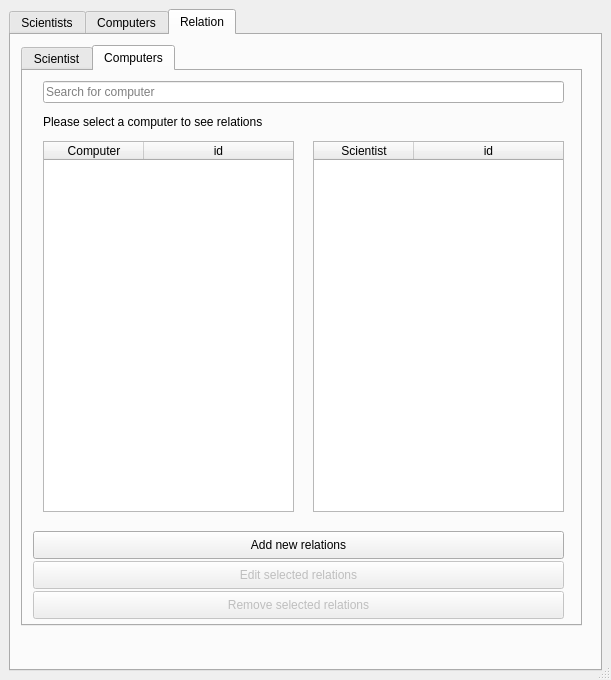
<?xml version="1.0" encoding="UTF-8"?>
<ui version="4.0">
 <class>MainMenu</class>
 <widget class="QMainWindow" name="MainMenu">
  <property name="geometry">
   <rect>
    <x>0</x>
    <y>0</y>
    <width>611</width>
    <height>680</height>
   </rect>
  </property>
  <property name="minimumSize">
   <size>
    <width>611</width>
    <height>680</height>
   </size>
  </property>
  <property name="maximumSize">
   <size>
    <width>611</width>
    <height>680</height>
   </size>
  </property>
  <property name="windowTitle">
   <string>Main menu</string>
  </property>
  <property name="toolTipDuration">
   <number>0</number>
  </property>
  <widget class="QWidget" name="centralwidget">
   <property name="minimumSize">
    <size>
     <width>611</width>
     <height>680</height>
    </size>
   </property>
   <property name="maximumSize">
    <size>
     <width>611</width>
     <height>680</height>
    </size>
   </property>
   <layout class="QVBoxLayout" name="verticalLayout_3">
    <item>
     <widget class="QTabWidget" name="Mainmenu_tabs">
      <property name="enabled">
       <bool>true</bool>
      </property>
      <property name="minimumSize">
       <size>
        <width>530</width>
        <height>633</height>
       </size>
      </property>
      <property name="focusPolicy">
       <enum>Qt::WheelFocus</enum>
      </property>
      <property name="toolTip">
       <string>&lt;html&gt;&lt;head/&gt;&lt;body&gt;&lt;p&gt;&lt;br/&gt;&lt;/p&gt;&lt;/body&gt;&lt;/html&gt;</string>
      </property>
      <property name="toolTipDuration">
       <number>0</number>
      </property>
      <property name="currentIndex">
       <number>2</number>
      </property>
      <property name="usesScrollButtons">
       <bool>true</bool>
      </property>
      <widget class="QWidget" name="Tab_Scientists">
       <property name="layoutDirection">
        <enum>Qt::LeftToRight</enum>
       </property>
       <attribute name="title">
        <string>Scientists</string>
       </attribute>
       <layout class="QVBoxLayout" name="verticalLayout">
        <item>
         <widget class="QLineEdit" name="Input_Search_Person">
          <property name="toolTipDuration">
           <number>0</number>
          </property>
          <property name="text">
           <string/>
          </property>
          <property name="placeholderText">
           <string>Search</string>
          </property>
         </widget>
        </item>
        <item>
         <spacer name="horizontalSpacer_2">
          <property name="orientation">
           <enum>Qt::Horizontal</enum>
          </property>
          <property name="sizeHint" stdset="0">
           <size>
            <width>40</width>
            <height>20</height>
           </size>
          </property>
         </spacer>
        </item>
        <item>
         <widget class="QTableWidget" name="table_Scientists">
          <property name="minimumSize">
           <size>
            <width>561</width>
            <height>0</height>
           </size>
          </property>
          <property name="contextMenuPolicy">
           <enum>Qt::PreventContextMenu</enum>
          </property>
          <property name="toolTipDuration">
           <number>0</number>
          </property>
          <property name="autoFillBackground">
           <bool>false</bool>
          </property>
          <property name="editTriggers">
           <set>QAbstractItemView::NoEditTriggers</set>
          </property>
          <property name="alternatingRowColors">
           <bool>true</bool>
          </property>
          <property name="selectionMode">
           <enum>QAbstractItemView::SingleSelection</enum>
          </property>
          <property name="selectionBehavior">
           <enum>QAbstractItemView::SelectRows</enum>
          </property>
          <property name="showGrid">
           <bool>false</bool>
          </property>
          <property name="sortingEnabled">
           <bool>true</bool>
          </property>
          <property name="cornerButtonEnabled">
           <bool>true</bool>
          </property>
          <property name="columnCount">
           <number>5</number>
          </property>
          <attribute name="horizontalHeaderVisible">
           <bool>false</bool>
          </attribute>
          <attribute name="horizontalHeaderHighlightSections">
           <bool>true</bool>
          </attribute>
          <attribute name="horizontalHeaderStretchLastSection">
           <bool>true</bool>
          </attribute>
          <attribute name="verticalHeaderVisible">
           <bool>false</bool>
          </attribute>
          <attribute name="verticalHeaderDefaultSectionSize">
           <number>30</number>
          </attribute>
          <attribute name="verticalHeaderHighlightSections">
           <bool>true</bool>
          </attribute>
          <column>
           <property name="text">
            <string notr="true">Name</string>
           </property>
           <property name="toolTip">
            <string notr="true"/>
           </property>
           <property name="whatsThis">
            <string notr="true"/>
           </property>
           <property name="font">
            <font>
             <weight>50</weight>
             <bold>false</bold>
            </font>
           </property>
          </column>
          <column>
           <property name="text">
            <string>Gender</string>
           </property>
          </column>
          <column>
           <property name="text">
            <string>Year of Birth</string>
           </property>
          </column>
          <column>
           <property name="text">
            <string>Year of Death</string>
           </property>
          </column>
          <column>
           <property name="text">
            <string>Id</string>
           </property>
          </column>
         </widget>
        </item>
        <item>
         <spacer name="horizontalSpacer">
          <property name="orientation">
           <enum>Qt::Horizontal</enum>
          </property>
          <property name="sizeHint" stdset="0">
           <size>
            <width>40</width>
            <height>20</height>
           </size>
          </property>
         </spacer>
        </item>
        <item>
         <widget class="QPushButton" name="pushButton_AddPerson">
          <property name="toolTipDuration">
           <number>0</number>
          </property>
          <property name="text">
           <string>Add a new scientist</string>
          </property>
         </widget>
        </item>
        <item>
         <widget class="QPushButton" name="pushButton_EditPerson">
          <property name="enabled">
           <bool>false</bool>
          </property>
          <property name="toolTipDuration">
           <number>0</number>
          </property>
          <property name="text">
           <string>Edit selected scientist</string>
          </property>
         </widget>
        </item>
        <item>
         <widget class="QPushButton" name="pushButton_RemovePerson">
          <property name="enabled">
           <bool>false</bool>
          </property>
          <property name="toolTipDuration">
           <number>0</number>
          </property>
          <property name="text">
           <string>Remove selected scientist</string>
          </property>
         </widget>
        </item>
       </layout>
      </widget>
      <widget class="QWidget" name="Tab_Computers">
       <property name="enabled">
        <bool>true</bool>
       </property>
       <attribute name="title">
        <string>Computers</string>
       </attribute>
       <layout class="QVBoxLayout" name="verticalLayout_2">
        <item>
         <widget class="QLineEdit" name="Input_Search_Computer">
          <property name="toolTipDuration">
           <number>0</number>
          </property>
          <property name="placeholderText">
           <string>Search</string>
          </property>
         </widget>
        </item>
        <item>
         <spacer name="horizontalSpacer_4">
          <property name="orientation">
           <enum>Qt::Horizontal</enum>
          </property>
          <property name="sizeHint" stdset="0">
           <size>
            <width>40</width>
            <height>20</height>
           </size>
          </property>
         </spacer>
        </item>
        <item>
         <widget class="QTableWidget" name="table_Computers">
          <property name="contextMenuPolicy">
           <enum>Qt::PreventContextMenu</enum>
          </property>
          <property name="toolTip">
           <string notr="true">&lt;html&gt;&lt;head/&gt;&lt;body&gt;&lt;p&gt;&lt;br/&gt;&lt;/p&gt;&lt;/body&gt;&lt;/html&gt;</string>
          </property>
          <property name="toolTipDuration">
           <number>0</number>
          </property>
          <property name="whatsThis">
           <string>&lt;html&gt;&lt;head/&gt;&lt;body&gt;&lt;p&gt;&lt;br/&gt;&lt;/p&gt;&lt;/body&gt;&lt;/html&gt;</string>
          </property>
          <property name="styleSheet">
           <string notr="true"/>
          </property>
          <property name="editTriggers">
           <set>QAbstractItemView::NoEditTriggers</set>
          </property>
          <property name="alternatingRowColors">
           <bool>true</bool>
          </property>
          <property name="selectionMode">
           <enum>QAbstractItemView::SingleSelection</enum>
          </property>
          <property name="selectionBehavior">
           <enum>QAbstractItemView::SelectRows</enum>
          </property>
          <property name="showGrid">
           <bool>false</bool>
          </property>
          <property name="sortingEnabled">
           <bool>true</bool>
          </property>
          <attribute name="horizontalHeaderShowSortIndicator" stdset="0">
           <bool>true</bool>
          </attribute>
          <attribute name="horizontalHeaderStretchLastSection">
           <bool>true</bool>
          </attribute>
          <attribute name="verticalHeaderHighlightSections">
           <bool>false</bool>
          </attribute>
          <column>
           <property name="text">
            <string>Name</string>
           </property>
           <property name="font">
            <font>
             <weight>50</weight>
             <bold>false</bold>
            </font>
           </property>
           <property name="textAlignment">
            <set>AlignCenter</set>
           </property>
          </column>
          <column>
           <property name="text">
            <string>Year Built</string>
           </property>
          </column>
          <column>
           <property name="text">
            <string>Type</string>
           </property>
          </column>
          <column>
           <property name="text">
            <string>Built</string>
           </property>
           <property name="font">
            <font>
             <strikeout>false</strikeout>
            </font>
           </property>
          </column>
          <column>
           <property name="text">
            <string>Id</string>
           </property>
          </column>
         </widget>
        </item>
        <item>
         <spacer name="horizontalSpacer_3">
          <property name="orientation">
           <enum>Qt::Horizontal</enum>
          </property>
          <property name="sizeHint" stdset="0">
           <size>
            <width>40</width>
            <height>20</height>
           </size>
          </property>
         </spacer>
        </item>
        <item>
         <widget class="QPushButton" name="pushButton_AddComputer">
          <property name="toolTipDuration">
           <number>0</number>
          </property>
          <property name="text">
           <string>Add a new computer</string>
          </property>
         </widget>
        </item>
        <item>
         <widget class="QPushButton" name="pushButton_EditComputer">
          <property name="enabled">
           <bool>false</bool>
          </property>
          <property name="toolTipDuration">
           <number>0</number>
          </property>
          <property name="text">
           <string>Edit selected computer</string>
          </property>
         </widget>
        </item>
        <item>
         <widget class="QPushButton" name="pushButton_RemoveComputer">
          <property name="enabled">
           <bool>false</bool>
          </property>
          <property name="toolTipDuration">
           <number>0</number>
          </property>
          <property name="text">
           <string>Remove selected computer</string>
          </property>
         </widget>
        </item>
       </layout>
      </widget>
      <widget class="QWidget" name="Tab_Relations">
       <attribute name="title">
        <string>Relation</string>
       </attribute>
       <widget class="QTabWidget" name="tabWidget">
        <property name="geometry">
         <rect>
          <x>10</x>
          <y>10</y>
          <width>561</width>
          <height>581</height>
         </rect>
        </property>
        <property name="toolTipDuration">
         <number>0</number>
        </property>
        <property name="currentIndex">
         <number>1</number>
        </property>
        <widget class="QWidget" name="tab">
         <attribute name="title">
          <string>Scientist</string>
         </attribute>
         <widget class="QTableWidget" name="table_RelationScientists">
          <property name="geometry">
           <rect>
            <x>20</x>
            <y>70</y>
            <width>251</width>
            <height>371</height>
           </rect>
          </property>
          <property name="toolTipDuration">
           <number>0</number>
          </property>
          <property name="editTriggers">
           <set>QAbstractItemView::NoEditTriggers</set>
          </property>
          <attribute name="horizontalHeaderStretchLastSection">
           <bool>true</bool>
          </attribute>
          <column>
           <property name="text">
            <string>Scientist</string>
           </property>
          </column>
          <column>
           <property name="text">
            <string>id</string>
           </property>
          </column>
         </widget>
         <widget class="QTableWidget" name="Input_RelationsScientistComputers">
          <property name="geometry">
           <rect>
            <x>290</x>
            <y>70</y>
            <width>251</width>
            <height>371</height>
           </rect>
          </property>
          <property name="toolTipDuration">
           <number>0</number>
          </property>
          <property name="editTriggers">
           <set>QAbstractItemView::NoEditTriggers</set>
          </property>
          <attribute name="horizontalHeaderStretchLastSection">
           <bool>true</bool>
          </attribute>
          <column>
           <property name="text">
            <string>Computer</string>
           </property>
          </column>
          <column>
           <property name="text">
            <string>id</string>
           </property>
          </column>
         </widget>
         <widget class="QLabel" name="RelationScientistText">
          <property name="geometry">
           <rect>
            <x>20</x>
            <y>40</y>
            <width>251</width>
            <height>21</height>
           </rect>
          </property>
          <property name="toolTipDuration">
           <number>0</number>
          </property>
          <property name="text">
           <string>Please select a scientist to see relations</string>
          </property>
         </widget>
         <widget class="QLineEdit" name="Input_RelationScienSearch">
          <property name="geometry">
           <rect>
            <x>20</x>
            <y>10</y>
            <width>521</width>
            <height>22</height>
           </rect>
          </property>
          <property name="toolTipDuration">
           <number>0</number>
          </property>
          <property name="placeholderText">
           <string>Search for scientist</string>
          </property>
         </widget>
         <widget class="QPushButton" name="pushButton_addSciRelation">
          <property name="enabled">
           <bool>true</bool>
          </property>
          <property name="geometry">
           <rect>
            <x>10</x>
            <y>460</y>
            <width>531</width>
            <height>28</height>
           </rect>
          </property>
          <property name="toolTipDuration">
           <number>0</number>
          </property>
          <property name="text">
           <string>Add new relations</string>
          </property>
         </widget>
         <widget class="QPushButton" name="pushButton_editSciRelation">
          <property name="enabled">
           <bool>false</bool>
          </property>
          <property name="geometry">
           <rect>
            <x>10</x>
            <y>490</y>
            <width>531</width>
            <height>28</height>
           </rect>
          </property>
          <property name="toolTipDuration">
           <number>0</number>
          </property>
          <property name="text">
           <string>Edit selected relations</string>
          </property>
         </widget>
         <widget class="QPushButton" name="pushButton_removeSciRelation">
          <property name="enabled">
           <bool>false</bool>
          </property>
          <property name="geometry">
           <rect>
            <x>10</x>
            <y>520</y>
            <width>531</width>
            <height>28</height>
           </rect>
          </property>
          <property name="toolTipDuration">
           <number>0</number>
          </property>
          <property name="text">
           <string>Remove selected relations</string>
          </property>
         </widget>
        </widget>
        <widget class="QWidget" name="tab_2">
         <attribute name="title">
          <string>Computers</string>
         </attribute>
         <widget class="QLabel" name="RelationComputerText">
          <property name="geometry">
           <rect>
            <x>20</x>
            <y>40</y>
            <width>251</width>
            <height>21</height>
           </rect>
          </property>
          <property name="toolTipDuration">
           <number>0</number>
          </property>
          <property name="text">
           <string>Please select a computer to see relations</string>
          </property>
         </widget>
         <widget class="QTableWidget" name="table_RelationComputers">
          <property name="geometry">
           <rect>
            <x>20</x>
            <y>70</y>
            <width>251</width>
            <height>371</height>
           </rect>
          </property>
          <property name="toolTipDuration">
           <number>0</number>
          </property>
          <property name="editTriggers">
           <set>QAbstractItemView::NoEditTriggers</set>
          </property>
          <attribute name="horizontalHeaderStretchLastSection">
           <bool>true</bool>
          </attribute>
          <column>
           <property name="text">
            <string>Computer</string>
           </property>
          </column>
          <column>
           <property name="text">
            <string>id</string>
           </property>
          </column>
         </widget>
         <widget class="QLabel" name="image_Computer">
          <property name="geometry">
           <rect>
            <x>360</x>
            <y>70</y>
            <width>161</width>
            <height>151</height>
           </rect>
          </property>
          <property name="toolTipDuration">
           <number>0</number>
          </property>
          <property name="text">
           <string/>
          </property>
         </widget>
         <widget class="QTableWidget" name="table_RelationsComputerScientists">
          <property name="geometry">
           <rect>
            <x>290</x>
            <y>70</y>
            <width>251</width>
            <height>371</height>
           </rect>
          </property>
          <property name="toolTipDuration">
           <number>0</number>
          </property>
          <property name="editTriggers">
           <set>QAbstractItemView::NoEditTriggers</set>
          </property>
          <property name="dragDropOverwriteMode">
           <bool>true</bool>
          </property>
          <property name="selectionBehavior">
           <enum>QAbstractItemView::SelectRows</enum>
          </property>
          <attribute name="horizontalHeaderStretchLastSection">
           <bool>true</bool>
          </attribute>
          <column>
           <property name="text">
            <string>Scientist</string>
           </property>
          </column>
          <column>
           <property name="text">
            <string>id</string>
           </property>
          </column>
         </widget>
         <widget class="QPushButton" name="pushButton_addCompRelation">
          <property name="enabled">
           <bool>true</bool>
          </property>
          <property name="geometry">
           <rect>
            <x>10</x>
            <y>460</y>
            <width>531</width>
            <height>28</height>
           </rect>
          </property>
          <property name="toolTipDuration">
           <number>0</number>
          </property>
          <property name="text">
           <string>Add new relations</string>
          </property>
         </widget>
         <widget class="QPushButton" name="pushButton_editCompRelation">
          <property name="enabled">
           <bool>false</bool>
          </property>
          <property name="geometry">
           <rect>
            <x>10</x>
            <y>490</y>
            <width>531</width>
            <height>28</height>
           </rect>
          </property>
          <property name="toolTipDuration">
           <number>0</number>
          </property>
          <property name="text">
           <string>Edit selected relations</string>
          </property>
         </widget>
         <widget class="QPushButton" name="pushButton_removeCompRelation">
          <property name="enabled">
           <bool>false</bool>
          </property>
          <property name="geometry">
           <rect>
            <x>10</x>
            <y>520</y>
            <width>531</width>
            <height>28</height>
           </rect>
          </property>
          <property name="toolTipDuration">
           <number>0</number>
          </property>
          <property name="text">
           <string>Remove selected relations</string>
          </property>
         </widget>
         <widget class="QLineEdit" name="Input_RelationCompSearch">
          <property name="geometry">
           <rect>
            <x>20</x>
            <y>10</y>
            <width>521</width>
            <height>22</height>
           </rect>
          </property>
          <property name="toolTipDuration">
           <number>0</number>
          </property>
          <property name="placeholderText">
           <string>Search for computer</string>
          </property>
         </widget>
        </widget>
       </widget>
      </widget>
     </widget>
    </item>
   </layout>
  </widget>
  <widget class="QStatusBar" name="statusbar"/>
 </widget>
 <tabstops>
  <tabstop>Mainmenu_tabs</tabstop>
  <tabstop>Input_Search_Person</tabstop>
  <tabstop>table_Scientists</tabstop>
  <tabstop>pushButton_AddPerson</tabstop>
  <tabstop>pushButton_EditPerson</tabstop>
  <tabstop>pushButton_RemovePerson</tabstop>
  <tabstop>Input_Search_Computer</tabstop>
  <tabstop>table_Computers</tabstop>
  <tabstop>pushButton_AddComputer</tabstop>
  <tabstop>pushButton_EditComputer</tabstop>
  <tabstop>pushButton_RemoveComputer</tabstop>
  <tabstop>tabWidget</tabstop>
  <tabstop>Input_RelationScienSearch</tabstop>
  <tabstop>table_RelationScientists</tabstop>
  <tabstop>Input_RelationsScientistComputers</tabstop>
  <tabstop>pushButton_addSciRelation</tabstop>
  <tabstop>pushButton_editSciRelation</tabstop>
  <tabstop>pushButton_removeSciRelation</tabstop>
  <tabstop>table_RelationComputers</tabstop>
  <tabstop>table_RelationsComputerScientists</tabstop>
  <tabstop>pushButton_addCompRelation</tabstop>
  <tabstop>pushButton_editCompRelation</tabstop>
  <tabstop>pushButton_removeCompRelation</tabstop>
  <tabstop>Input_RelationCompSearch</tabstop>
 </tabstops>
 <resources/>
 <connections/>
</ui>
